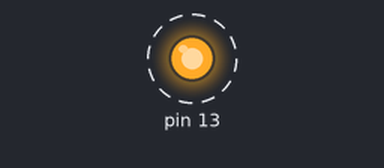
This sketch was run on a simulated Arduino Uno, built with avr-gcc and run on an emulated ATmega328P. Shown: output pins drawn as LEDs (lit = HIGH). Dashed ring = blinking.

Above: at 0.5 s.
Timing chart, 0 to 3.2 s (numbered marks = the images above):
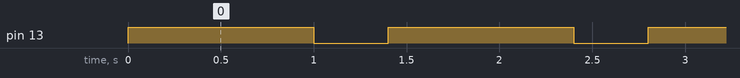

Measured:
- by itself, pin 13: alternates HIGH for 1.0 s and LOW for 0.40 s

The sketch:

blink-led.ino
```cpp
void setup() {
  pinMode(13, OUTPUT);
}

void loop() {
  digitalWrite(13, HIGH); // Turn lead on
  delay(1000); // wait a second
  digitalWrite(13, LOW); // Toggle Led
  delay(400); // wait 400ms
}
```
